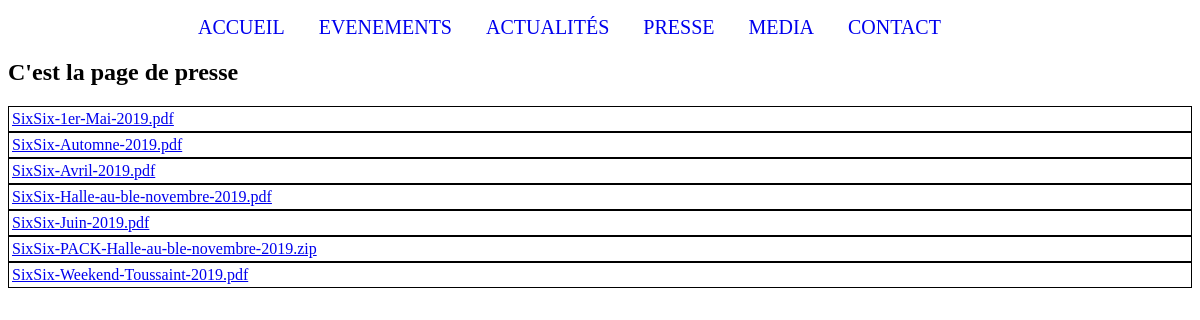
The app's page /index.php?controller=presse&action=presse with its own data.
### tables this page shows
CREATE TABLE Presses(
        id_presse          Int  Auto_increment  NOT NULL ,
        nom_fichier_presse Varchar (500) NOT NULL ,
        date_presse        Date NOT NULL
	,CONSTRAINT Presse_PK PRIMARY KEY (id_presse)
);

### controllers/controller.php (called while the page is built, shortened)
<?php
	class controller{
		protected $_contenu;
		protected function display($data = array()){
            include("views/header.php");
			include("views/".$this->_contenu);
			include("views/footer.php");
		}
	}

### controllers/presse_controller.php (called while the page is built, shortened)
<?php
	include("models/presseManager_class.php");
	include("models/presse_class.php");
	class presse_ctrl extends controller{
		public function presse(){
			$data['page']	= 'presse';
			$objPresseManager	= new presseManager;
			$arrPresse		= $objPresseManager->getList();
			$data["arrPresse"]= $arrPresse;
			$this->display($data);
		}
	}

### tools/path.php (called while the page is built, shortened)
<?php
$urlFichierPresse = "ressources/upload/presses/";
?>

### models/presse_class.php (called while the page is built, shortened)
<?php
	class presse{
		private $_fichier;
        public function setNom_fichier_presse($data){
            $this->_fichier = $data;
        }
        public function getFichier(){
            return $this->_fichier;
        }
	}

### models/manager_class.php (called while the page is built, shortened)
<?php
	class manager{
		public function __construct(){
			try{
				$this->_db = new PDO("mysql:host=localhost;dbname=domaine", "root", "");
			} catch(Exception $e) {
				echo "Échec : " . $e->getMessage();
			}
		}
	}

### models/presseManager_class.php (called while the page is built, shortened)
<?php
	class presseManager extends manager{
		public function getList($intLimit=NULL){
            $strQuery = "SELECT * FROM Presses";
            $query = $this->_db->query($strQuery);
            $arrResult = $query->fetchAll();
            return $arrResult;
		}
	}

### views/objects/own_page/presse_object.php (the view)
<article>
        <div style="border: black solid 1px; padding: 3px">
            <a href="<?php echo $urlFichierPresse . $objPresse->getFichier() ?>" target="_blank"><?php echo $objPresse->getFichier(); ?></a>
        </div>
</article>

### views/presse.php
<h2>C'est la page de presse</h2>
<?php
    foreach($data["arrPresse"] as $data){
        $objPresse = new Presse;
        $objPresse->hydrate($data);
        include("views/objects/own_page//presse_object.php");
    }
?>

### records on screen
presses: nom_fichier_presse "SixSix-1er-Mai-2019.pdf"
presses: nom_fichier_presse "SixSix-Automne-2019.pdf"
presses: nom_fichier_presse "SixSix-Avril-2019.pdf"
presses: nom_fichier_presse "SixSix-Halle-au-ble-novembre-2019.pdf"
presses: nom_fichier_presse "SixSix-Juin-2019.pdf"
presses: nom_fichier_presse "SixSix-PACK-Halle-au-ble-novembre-2019.zip"
presses: nom_fichier_presse "SixSix-Weekend-Toussaint-2019.pdf"
